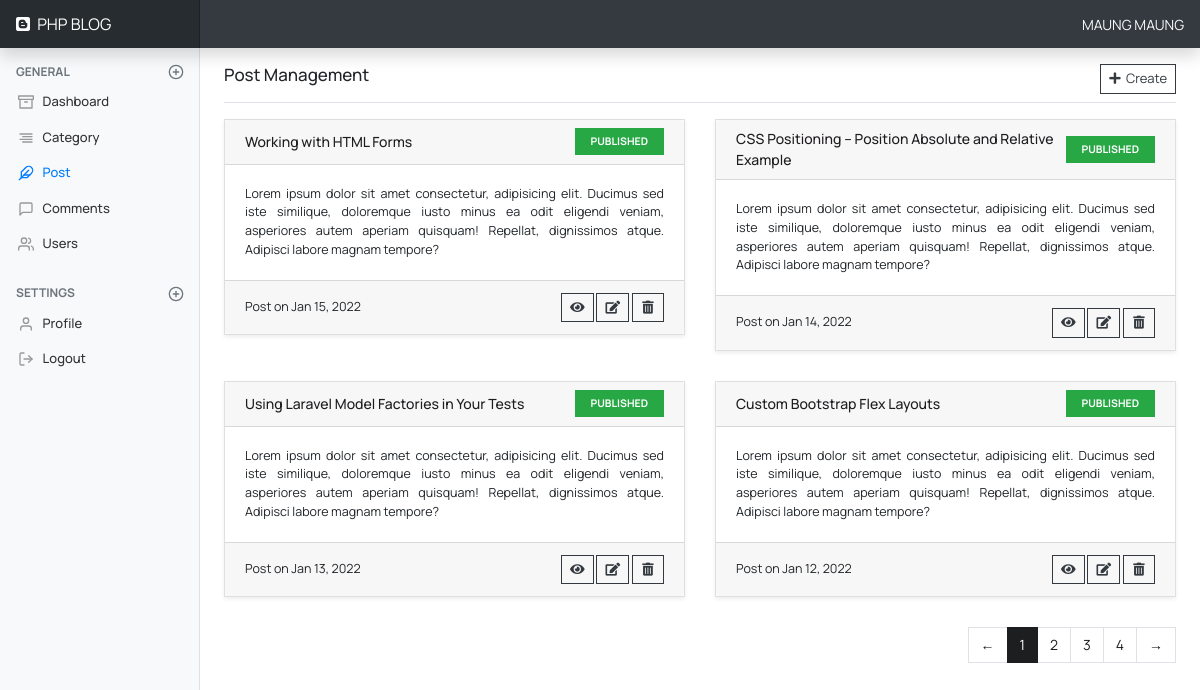
/admin/post_index.php (signed in), run on the app's committed database.
### tables this page shows
CREATE TABLE `posts` (
  `id` int unsigned NOT NULL AUTO_INCREMENT,
  `user_id` int NOT NULL,
  `category_id` int unsigned NOT NULL,
  `title` varchar(255) NOT NULL,
  `slug` varchar(225) DEFAULT NULL,
  `content` text NOT NULL,
  `post_tag` text NOT NULL,
  `image` varchar(255) DEFAULT NULL,
  `status` tinyint NOT NULL DEFAULT '0',
  `created_at` timestamp NULL DEFAULT CURRENT_TIMESTAMP,
  `updated_at` timestamp NULL DEFAULT CURRENT_TIMESTAMP,
  PRIMARY KEY (`id`),
  UNIQUE KEY `id_UNIQUE` (`id`)
);

### admin/include_admin/header_include.php (called while the page is built, shortened)
<?php
if( isset($_SESSION['auth_user']) ){
    $auth_user = (object) $_SESSION['auth_user'];
}else{
    redirect_back();
    show_alert_message('You Must Login to View Admin Dashboard', 'info');
    header('location: ../login.php');
    exit();
}
?>

### admin/include_admin/functions.php (called while the page is built, shortened)
<?php
function get_data_by_page($tbl, $auth_user = null)
{
    global $conn;
    $limit  = 4;
    $page   = isset($_GET['page']) ? $_GET['page'] : 1;
    $offset = ($page - 1) * $limit;
    $data   = [];
    if( $tbl == 'posts' && isset($auth_user) ){
        if( $auth_user->role == 'admin' ){
            $query = "SELECT * FROM {$tbl} ORDER BY created_at DESC LIMIT {$offset},{$limit}";
        }else{
            $query = "SELECT * FROM {$tbl} WHERE user_id=$auth_user->id ORDER BY created_at DESC LIMIT {$offset},{$limit}";
        }
    }else{
        $query = "SELECT * FROM {$tbl} ORDER BY created_at DESC LIMIT {$offset},{$limit}";
    }
    if( $result = mysqli_query($conn, $query) ){
        while( $row = mysqli_fetch_object($result) ){
            $data[] = $row;
        }
    }
    return [ $data, $page ];
}
function get_paginator($tbl, $auth_user = null)
{
    global $conn;
    if( $tbl == 'posts' && isset($auth_user) ){
        if( $auth_user->role == 'admin' ){
            $result = mysqli_query($conn, "SELECT * FROM $tbl");
        }else{
            $result = mysqli_query($conn, "SELECT * FROM $tbl WHERE user_id=$auth_user->id");
        }
    }else{
        $result = mysqli_query($conn, "SELECT * FROM $tbl");
    }
    if( mysqli_num_rows($result) > 0 ){
        $total_records = mysqli_num_rows($result);
        $limit = 4;
        $total_page = ceil($total_records / $limit);
        return $total_page;
    }
}

### admin/post_index.php (the view, shortened to what this page needs)
<?php
include('include_admin/header.php');
include('include_admin/nav.php');
$data  = get_data_by_page('posts', $auth_user);
$posts = $data[0];
$page  = $data[1];
?>
<div class="container-fluid mb-5">
    <div class="row">
        <?php include('include_admin/sidebar.php'); ?>
        <main role="main" class="col-md-9 ml-sm-auto col-lg-10 px-md-4">
            <div class="d-flex justify-content-between flex-wrap flex-md-nowrap align-items-center pt-3 pb-2 mb-3 border-bottom">
                <h1 class="h5">Post Management</h1>
                <a href="post_create.php" class="btn btn-sm btn-outline-dark rounded-0">
                    <i class="fa fa-plus"></i>&nbsp;
                    Create
                </a>
            </div>
            <div class="row">
                <?php if(count($data[0]) > 0): ?>
                <?php foreach($posts as $key => $post): ?>
                <div class="col-md-6 mb-2">
                    <div class="card custom-mb-22 shadow-sm">
                        <div class="card-header d-flex justify-content-between align-items-center" style="color: #1e1c1f; font-weight: 500;">
                            <span>
                                <?= substr($post->title, 0, 60) ?>
                            </span>
                            <?php if($post->status == 0): ?>
                                <span class="badge badge-danger px-3 py-2 rounded-0">PENDING</span>
                            <?php else: ?>
                                <span class="badge badge-success px-3 py-2 rounded-0">PUBLISHED</span>
                            <?php endif; ?>
                        </div>
                        <div class="card-body text-justify">
                            <p class="mb-0 custom-fs-12">
                                <?= substr($post->content, 0, 280) ?>
                            </p>
                        </div>
                        <div class="card-footer d-flex justify-content-between align-items-center">
                            <div>
                                <p class="custom-fs-12 mb-0">
                                    Post on <?= date("M d, Y", strtotime($post->created_at)) ?>
                                </p>
                            </div>
                            <div>
                                <a href="post_details.php?id=<? $post->id ?>" class="btn btn-sm btn-outline-dark rounded-0">
                                    <i class="fa fa-eye"></i>
                                </a>
                                <a href="post_edit.php?edit_post_id=<?= $post->id ?>" class="btn btn-sm btn-outline-dark rounded-0">
                                    <i class="fa fa-edit"></i>
                                </a>
                                <a href="javascript:;" class="btn btn-sm btn-outline-dark rounded-0"
                                data-toggle="modal" data-target="#showDeletePostModal<?=$post->id?>">
                                    <i class="fa fa-trash-alt"></i>
                                </a>
                            </div>
                        </div>
                    </div>
                </div>
                <?php endforeach; ?>
                <?php endif; ?>
                <?php $total_page = get_paginator('posts', $auth_user); ?>
                <?php if( $total_page > 1 ): ?>
                <div class="col-md-12">
                    <nav>
                        <ul class="pagination justify-content-end">
                            <li class="page-item <?= $page > 1 ? '' : 'disabled'; ?>">
                                <a class="page-link disabled" href="post_index.php?page=<?= $page - 1 ?>">
                                    <span>&larr;</span>
                                </a>
                            </li>
                            <?php for($i=1; $i<=$total_page; $i++): ?>
                            <?php $active = $i == $page ? 'active' : ''; ?>
                            <li class="page-item <?= $active ?>">
                                <a class="page-link" href="post_index.php?page=<?= $i ?>"><?= $i ?></a>
                            </li>
                            <?php endfor; ?>
                            <li class="page-item <?= $total_page > $page ? '' : 'disabled'; ?>">
                                <a class="page-link" href="post_index.php?page=<?= $page + 1 ?>">
                                    <span>&rarr;</span>
                                </a>
                            </li>
                        </ul>
                    </nav>
                </div>
                <?php endif; ?>
            </div>
        </main>
    </div>
</div>
<?php include('include_admin/footer.php'); ?>

### admin/assets/css/dashboard.css (style rules this page uses)
body { font-family: 'Rubik', sans-serif; font-size: .875rem; }

### admin/include_admin/header.php (style rules this page uses)
* { font-family: 'Manrope', sans-serif; }
.card { border-radius: 0; }
.card-header { padding: 0.55rem 1.25rem !important; }
.btn-sm { font-size: 13px; }
h1.h5 { font-size: 17px; }
.fa-trash-alt { padding-left: 1.4px; padding-right: 1.4px; }
.custom-fs-12 { font-size: 12.5px; }
.custom-mb-22 { margin-bottom: 22px; }
.pagination { border-radius: 0; }
.pagination > .active > a, .pagination > .active > a:focus, .pagination > .active > a:hover, .pagination > .active > span:focus, .pagination > .active > span:hover { color: #FFF; background-color: #1C1E1F !important; border-color: #1C1E1F !important; }
.pagination > li > a, .pagination > li > span { color: #1C1E1F !important; }
.page-item:first-child .page-link, .page-item:last-child .page-link { border-radius: 0; }
.page-item.active .page-link { color: #FFF !important; background-color: #1C1E1F !important; border-color: #1C1E1F !important; }

### data on the page
posts: title "Working with HTML Forms", status "PUBLISHED", content "Lorem ipsum dolor sit amet consectetur, adipisicing elit. Ducimus sed iste similique, doloremque iusto minus ea odit eligendi veniam, asperiores autem aperiam quisquam! Repellat, dignissimos atque. Adipisci labore magnam tempore?", created_at "Jan 15, 2022"
posts: title "CSS Positioning – Position Absolute and Relative Example", status "PUBLISHED", content "Lorem ipsum dolor sit amet consectetur, adipisicing elit. Ducimus sed iste similique, doloremque iusto minus ea odit eligendi veniam, asperiores autem aperiam quisquam! Repellat, dignissimos atque. Adipisci labore magnam tempore?", created_at "Jan 14, 2022"
posts: title "Using Laravel Model Factories in Your Tests", status "PUBLISHED", content "Lorem ipsum dolor sit amet consectetur, adipisicing elit. Ducimus sed iste similique, doloremque iusto minus ea odit eligendi veniam, asperiores autem aperiam quisquam! Repellat, dignissimos atque. Adipisci labore magnam tempore?", created_at "Jan 13, 2022"
posts: title "Custom Bootstrap Flex Layouts", status "PUBLISHED", content "Lorem ipsum dolor sit amet consectetur, adipisicing elit. Ducimus sed iste similique, doloremque iusto minus ea odit eligendi veniam, asperiores autem aperiam quisquam! Repellat, dignissimos atque. Adipisci labore magnam tempore?", created_at "Jan 12, 2022"

### other printed values
$auth_user->name "MAUNG MAUNG"
